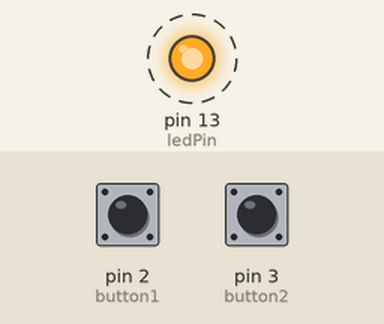
The sketch below on a simulated Arduino Uno, built with avr-gcc and run on an emulated ATmega328P. On the bench: output pins drawn as LEDs (lit = HIGH). Dashed ring = blinking. The inputs (shaded band) are chosen by the test bench; at power-on: pin 2 (button1) HIGH, pin 3 (button2) HIGH.

Above: at 4.8 s.
4.9 s: pin 2 (button1) pulled LOW for 2.35 s
8.7 s: pin 3 (button2) pulled LOW for 2.35 s
At 9.6 s:
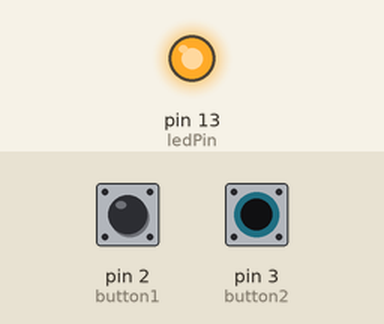
At 12.3 s:
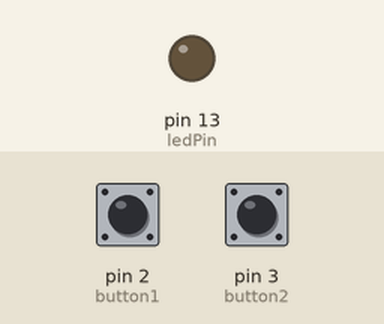
Timing chart, 0 to 18.5 s (numbered marks = the images above; inputs shaded):
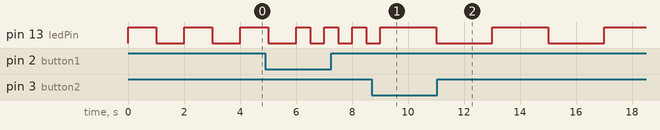

The sketch:

Blink_week_1.ino
```cpp
const int button2 = 3;
const int button1 = 2;
const int ledPin = 13;
int blinkDelay = 1000;

void setup() {
  pinMode(ledPin, OUTPUT);

  pinMode(button1, INPUT_PULLUP);
  pinMode(button2, INPUT_PULLUP);

}
void loop() {
  if(digitalRead(button1)==LOW ) {
    blinkDelay = 500;
    }
  if(digitalRead(button2)==LOW) {
    blinkDelay = 2000;
  }
  digitalWrite ( ledPin, HIGH );
  delay(blinkDelay);

  digitalWrite(ledPin, LOW);
  delay(blinkDelay);
  }
```

Measured:
- after the input at 8.7 s, pin 13 (ledPin): alternates HIGH for 2.0 s and LOW for 2.0 s, starting after 2.3 s
- by itself, pin 13 (ledPin): alternates HIGH for 1.0 s and LOW for 1.0 s
